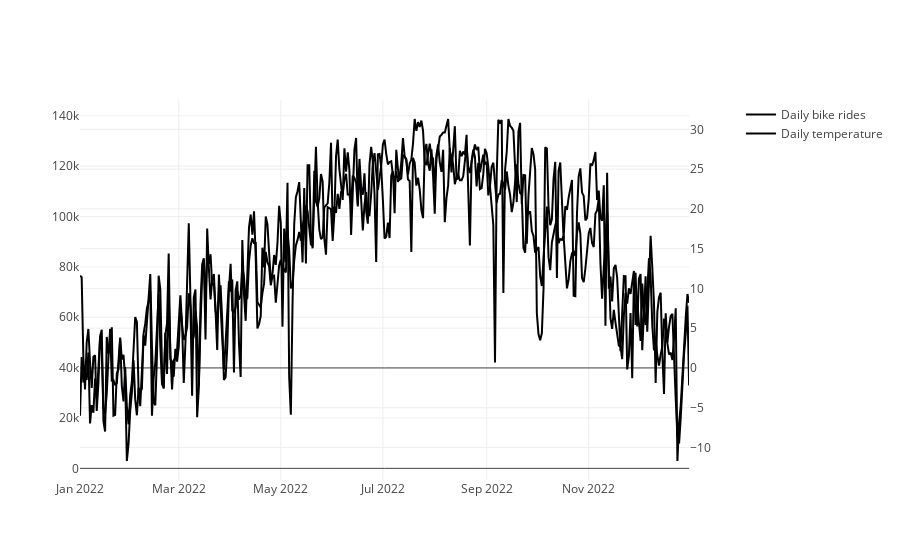

Notebook cell for this chart:
### Markdown cell above
### 3. Dual Axis Line Plot

### Code cell
# Line chart

fig = make_subplots(specs = [[{"secondary_y": True}]])

fig.add_trace(
go.Scatter(x = df_aggregated['date'], y = df_aggregated['bike_rides_daily'], name = 'Daily bike rides'),
secondary_y = False
)

fig.add_trace(
go.Scatter(x=df_aggregated['date'], y = df_aggregated['avgTemp'], name = 'Daily temperature'),
secondary_y=True
)

### Figure 1 — Plotly figure (JSON) as saved in the notebook; plotly's stock layout.template omitted (floating-point values rounded to 4 significant figures; data arrays with more than 128 entries replaced by an {"elided": "..."} marker saying what was removed)
{"data": [{"name": "Daily bike rides", "type": "scatter", "x": {"elided": "365 str values"}, "xaxis": "x", "y": {"elided": "365 int values"}, "yaxis": "y"}, {"name": "Daily temperature", "type": "scatter", "x": {"elided": "365 str values"}, "xaxis": "x", "y": {"elided": "365 float values"}, "yaxis": "y2"}], "layout": {"xaxis": {"anchor": "y", "domain": [0, 0.94]}, "yaxis": {"anchor": "x", "domain": [0, 1]}, "yaxis2": {"anchor": "x", "overlaying": "y", "side": "right"}}}
